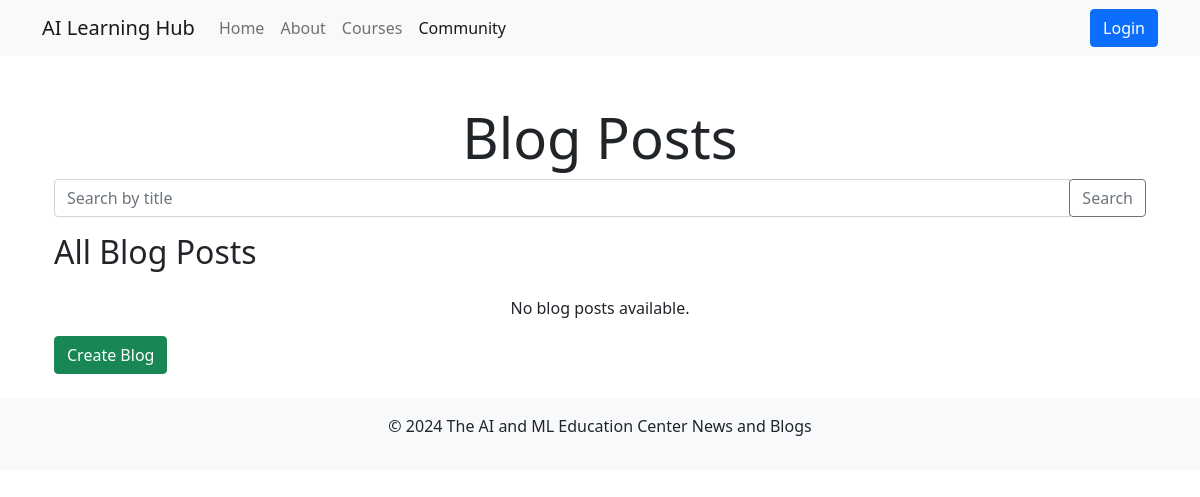
The page /blog/ on the database as committed earlier.
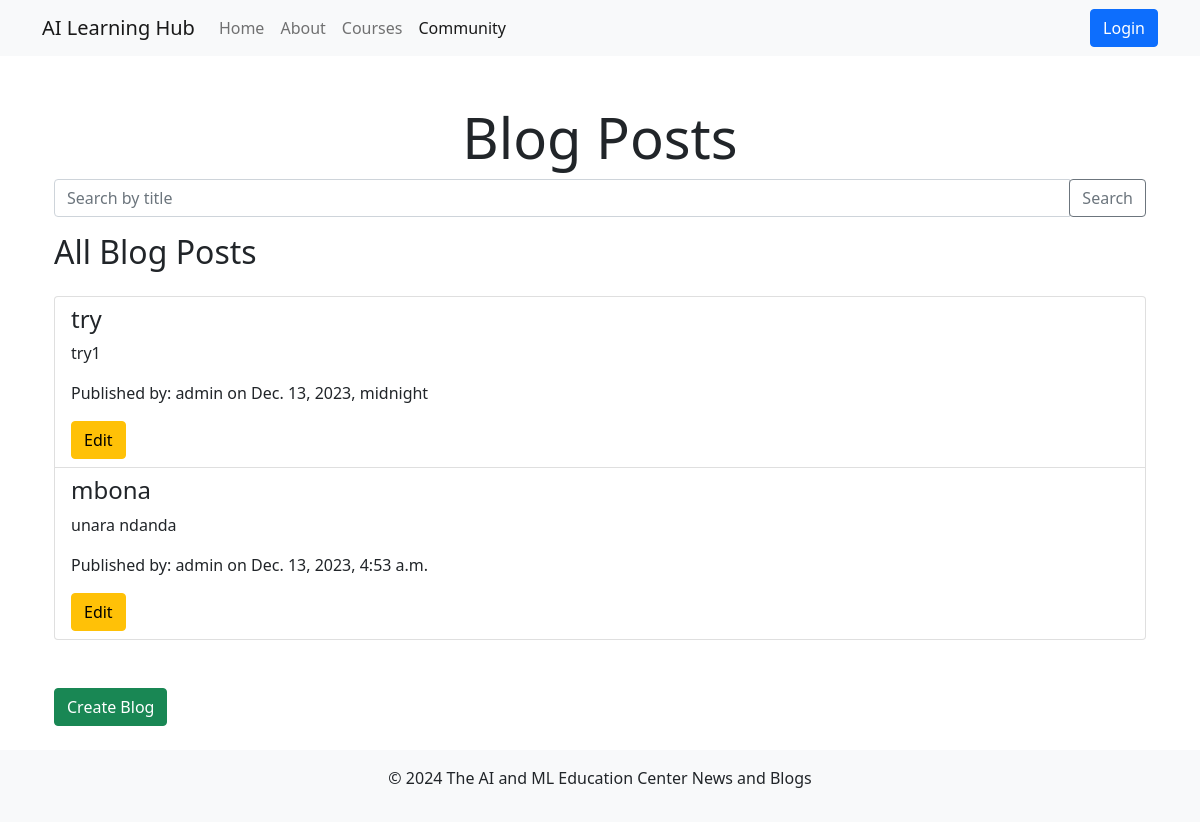
The same page on the database as committed later.
### apps/models.py (models this page shows, shortened)
class BlogPost(models.Model):
    user = models.ForeignKey(User, on_delete=models.CASCADE)
    title = models.CharField(max_length=200)
    content = models.TextField()
    pub_date = models.DateTimeField('date published')

### apps/views.py (the view)
# urls.py: path('blog/', views.BlogPostListView.as_view(), name='blog_post_list'),
class BlogPostListView(ListView):
    model = BlogPost
    template_name = 'blog_post_list.html'
    context_object_name = 'posts'
    def get_queryset(self):
        query = self.request.GET.get('q')
        if query:
            return BlogPost.objects.filter(Q(title__icontains=query))
        else:
            return BlogPost.objects.all()
    def get_context_data(self, **kwargs):
        context = super().get_context_data(**kwargs)
        latest_posts = Post.objects.all().order_by('-pub_date')[:5]
        popular_tags = Tag.objects.filter(popular=True)
        context['latest_posts'] = latest_posts
        context['popular_tags'] = popular_tags
        context['query'] = self.request.GET.get('q', '')
        context['message'] = f'Search results for "{context["query"]}"' if context['query'] else 'All Blog Posts'
        return context

### apps/templates/blog_post_list.html (shortened to what this page needs)
{% extends 'base.html' %}
{% block content %}
   <div class="container">
       <h1 class="display-4 text-center mt-5">Blog Posts</h1>
       <form method="GET" class="mb-3">
           <div class="input-group">
               <input type="text" class="form-control" name="q" placeholder="Search by title" value="{{ query }}">
               <div class="input-group-append">
                   <button type="submit" class="btn btn-outline-secondary">Search</button>
               </div>
           </div>
       </form>
       <h2 class="mb-4">{{ message }}</h2>
       {% if posts %}
           <ul class="list-group mb-5">
               {% for post in posts %}
                   <li class="list-group-item">
                       <h4>{{ post.title }}</h4>
                       <p>{{ post.content }}</p>
                       <p>Published by: {{ post.user.username }} on {{ post.pub_date }}</p>
                       <a href="{% url 'blog:edit_blog_post' pk=post.pk %}" class="btn btn-warning">Edit</a>
                   </li>
               {% endfor %}
           </ul>
       {% else %}
           <p class="text-center">No blog posts available.</p>
       {% endif %}
       <a href="{% url 'blog:create_blog_post' %}" class="btn btn-success">Create Blog</a>
   </div>
{% endblock %}

Rows that differ between the two databases and show on the page:
added BlogPost: title "try", content "try1", user.username "admin", pub_date "Dec. 13, 2023, midnight"
added BlogPost: title "mbona", content "unara ndanda", user.username "admin", pub_date "Dec. 13, 2023, 4:53 a.m."
Other text that changed with them:
text no longer shown: "No blog posts available."
